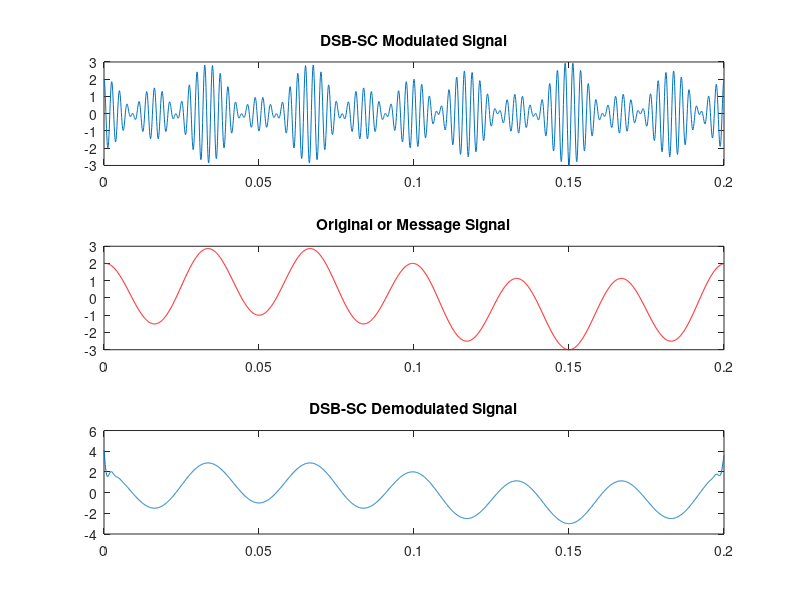

The MATLAB script that drew this image:
%DSB-SC vs SSB Time Domain Signals
clc; clear all;
Fs= 10000; % Sampling rate: 8000 samples per second.
Fc = 400; % Carrier frequency in Hz
t = [0: 1: 0.2*Fs]/Fs; % Sampling times for .2 second
x = sin(2*pi*5*t) + 2*cos(2*pi*30*t);
y = ammod(x,Fc,Fs); % DSB-SC signal
s1 = amdemod(y,Fc,Fs); % Demodulation of DSB-SC AM signal
figure(2);
subplot(3,1,1);
plot(t,y);
title('DSB-SC Modulated Signal');
subplot(3,1,2);
plot(t,x,'r');
title('Original or Message Signal');
subplot(3,1,3);
plot(t,s1);
title('DSB-SC Demodulated Signal');